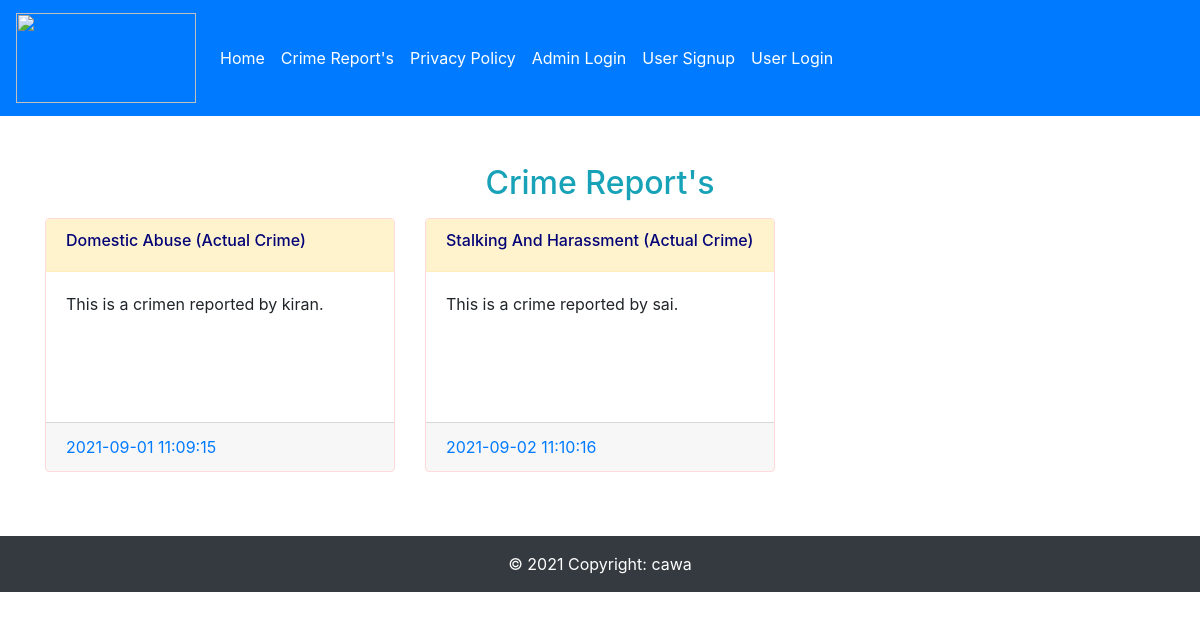
/view-all-reports.php, run on the app's committed database.
### tables this page shows
CREATE TABLE `crime_report` (
  `crid` int(11) NOT NULL,
  `user_email` varchar(60) NOT NULL,
  `dateofcrime` date NOT NULL,
  `timeofcrime` time NOT NULL,
  `typeofactivity` varchar(50) NOT NULL,
  `typeofcrime` varchar(50) NOT NULL,
  `crimedetails` text NOT NULL,
  `reported_at` timestamp NOT NULL DEFAULT current_timestamp(),
  `status` varchar(40) NOT NULL
);

### view-all-reports.php (the view, shortened to what this page needs)
<!DOCTYPE html>
<html lang="en">
<head>
    <?php include_once "linkFiles.php"; ?>
</head>
<body>
<?php include "publicheader.php"; ?>
<div class="container my-5">
    <h2 class="text-center text-underline mb-3 text-info">Crime Report's</h2>
    <div class="row">
        <?php
        include_once "connection.php";
        $select = "SELECT * FROM `crime_report` WHERE status='verified'";
        $run = mysqli_query($conn, $select);
        if (mysqli_num_rows($run) > 0) {
            while ($row = mysqli_fetch_assoc($run)) {
                ?>
                <div class="col-lg-4 mb-3">
                    <div class="card" style="width: 100%;">
                        <div class="card-header alert-warning">
                            <h6 class="text-capitalize" style="color: #030377">
                                <?php echo $row['typeofcrime']; ?> (<?php echo $row['typeofactivity']; ?>)
                            </h6>
                        </div>
                        <div class="card-body">
                            <p class="card-text"><?php echo $row['crimedetails']; ?></p>
                        </div>
                        <div class="card-footer">
                            <a href="javascript:void(0);" class="card-link float-left"><?php echo $row['reported_at']; ?></a>
                        </div>
                    </div>
                </div>
                <?php
            }
        } else {
            ?>
            <div class="col-lg-12">
                <div class="alert alert-danger">*No Data Found !!</div>
            </div>
            <?php
        }
        ?>
    </div>
</div>
<?php
include_once 'footer.php';
?>
</body>
</html>

### view-all-reports.php (style rules this page uses)
.card { border: 1px solid #ffdada !important; transition: box-shadow 400ms; }
.card-body { min-height: 150px !important; }

### data on the page
crime_report: typeofcrime "Domestic Abuse", typeofactivity "Actual Crime", crimedetails "This is a crimen reported by kiran.", reported_at "2021-09-01 11:09:15"
crime_report: typeofcrime "Stalking And Harassment", typeofactivity "Actual Crime", crimedetails "This is a crime reported by sai.", reported_at "2021-09-02 11:10:16"
